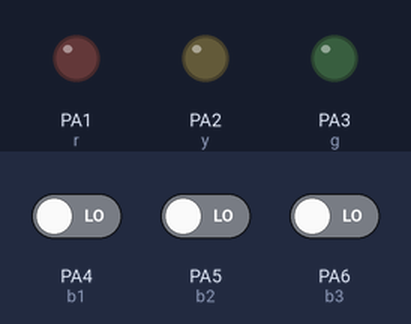
The sketch below on a simulated STM32 Blue Pill. Shown: output pins drawn as LEDs (lit = HIGH). Dashed ring = blinking. The inputs (shaded band) are chosen by the test bench; at power-on: PA4 (b1) LOW, PA5 (b2) LOW, PA6 (b3) LOW. What the sketch prints to the serial monitor is not drawn.

Above: at 1.2 s.
1.3 s: PA4 (b1) driven HIGH
At 1.6 s:
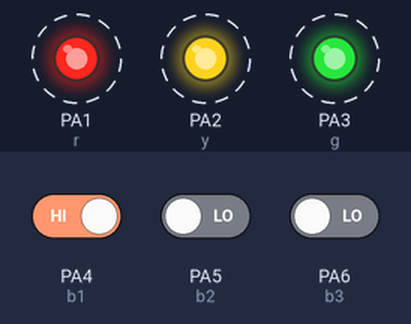
4.3 s: PA4 (b1) driven LOW
At 5.4 s:
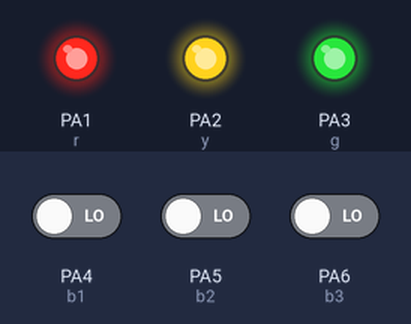
Timing chart, 0 to 7.3 s (numbered marks = the images above; inputs shaded):
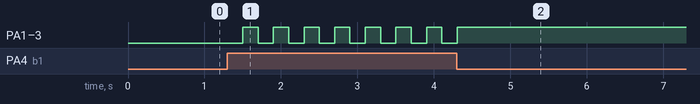

The sketch:

STM32_hold_button.ino
```cpp
//INISIALISASI
int r =PA1;
int y =PA2;
int g =PA3;

int b1 =PA4;
int b2 =PA5;
int b3 =PA6;

int kunci1 =0;
int kunci2 =0;
int kunci3 =0;

//11.40 ngoding
//33.33 rangkaian
void setup() {
  // put your setup code here, to run once:
  //SETTING PIN
  Serial.begin (9600);
  pinMode (r, OUTPUT);
  pinMode (y, OUTPUT);
  pinMode (g, OUTPUT);

  pinMode (b1, INPUT);
  pinMode (b2, INPUT);
  pinMode (b3, INPUT);

}
void loop() {
  // put your main code here, to run repeatedly:
  //BACA DATA
  int kondisi1 = digitalRead(b1);
  int kondisi2 = digitalRead(b2);
  int kondisi3 = digitalRead(b3);
  //SERIAL PRINT
  Serial.print ("kondisi button 1");
  Serial.println (kondisi1);
  Serial.print ("kondisi button 2");
  Serial.println (kondisi2);
  Serial.print ("kondisi button 3");
  Serial.println (kondisi3);

  //LOGIKA
  //BUTTON 1
  if (kondisi1 ==1 and kunci1 ==0){
    delay(200);
    digitalWrite(r, HIGH);
    digitalWrite(y, HIGH);
    digitalWrite(g, HIGH);
    kunci1 =1;
  }else if (kondisi1 ==1 and kunci1 ==1){
    delay(200);
    digitalWrite(r, LOW);
    digitalWrite(y, LOW);
    digitalWrite(g, LOW);
    kunci1 =0;
  }

//  //BUTTON 2
//  if (kondisi2 ==1 and kunci2 ==0){
//    delay(200);
//    digitalWrite(y, HIGH);
//    kunci2 =1;
//  }else if (kondisi2 ==1 and kunci2 ==1){
//    delay(200);
//    digitalWrite(y, LOW);
//    kunci2 =0;
//  }
//  //BUTTON 3
//  if (kondisi3 ==1 and kunci3 ==0){
//    delay(200);
//    digitalWrite(g, HIGH);
//    kunci3 =1;
//  }else if (kondisi3 ==1 and kunci3 ==1){
//    delay(200);
//    digitalWrite(g, LOW);
//    kunci3 =0;
//  }
}
```

Measured:
- after the input at 1.3 s, PA1 (r), PA2 (y), PA3 (g): alternates HIGH for 0.20 s and LOW for 0.20 s, starting after 0.20 s
- after the input at 4.3 s, PA1 (r), PA2 (y), PA3 (g): goes on until 4.3 s, then stays HIGH
